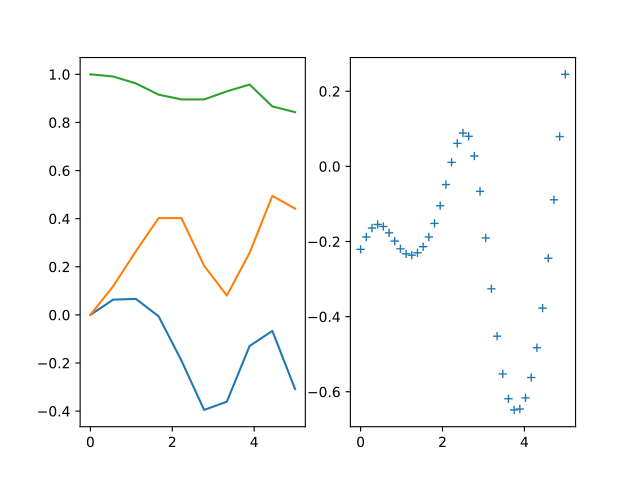

The script that drew this image:
import numpy as np
import matplotlib.pyplot as plt
from pydygp.gaussianprocesses import GaussianProcess
from pydygp.linlatentforcemodels import MLFM
# make the infinitesimal rotation matrices
np.random.seed(125)
Lx = np.array([[0., 0., 0.], [0., 0.,-1.], [0., 1., 0.]])
Ly = np.array([[0., 0.,-1.], [0., 0., 0.], [1., 0., 0.]])
Lz = np.array([[0.,-1., 0.], [1., 0., 0.], [0., 0., 0.]])
gp = GaussianProcess("sqexp", kpar=[.1, 1.])
gp.jitter = False
mlfm = MLFM([Lz, Lx+Ly])
tt = np.linspace(0., 5., 10)
X, gval, ttd, xxd = mlfm.sim([0., 0., 1.], tt, gps=(gp, ), return_gp=True)
fig = plt.figure()
ax1 = fig.add_subplot(121)
ax1.plot(tt, X)
ax2 = fig.add_subplot(122)
ax2.plot(ttd, gval, '+')
plt.show()
